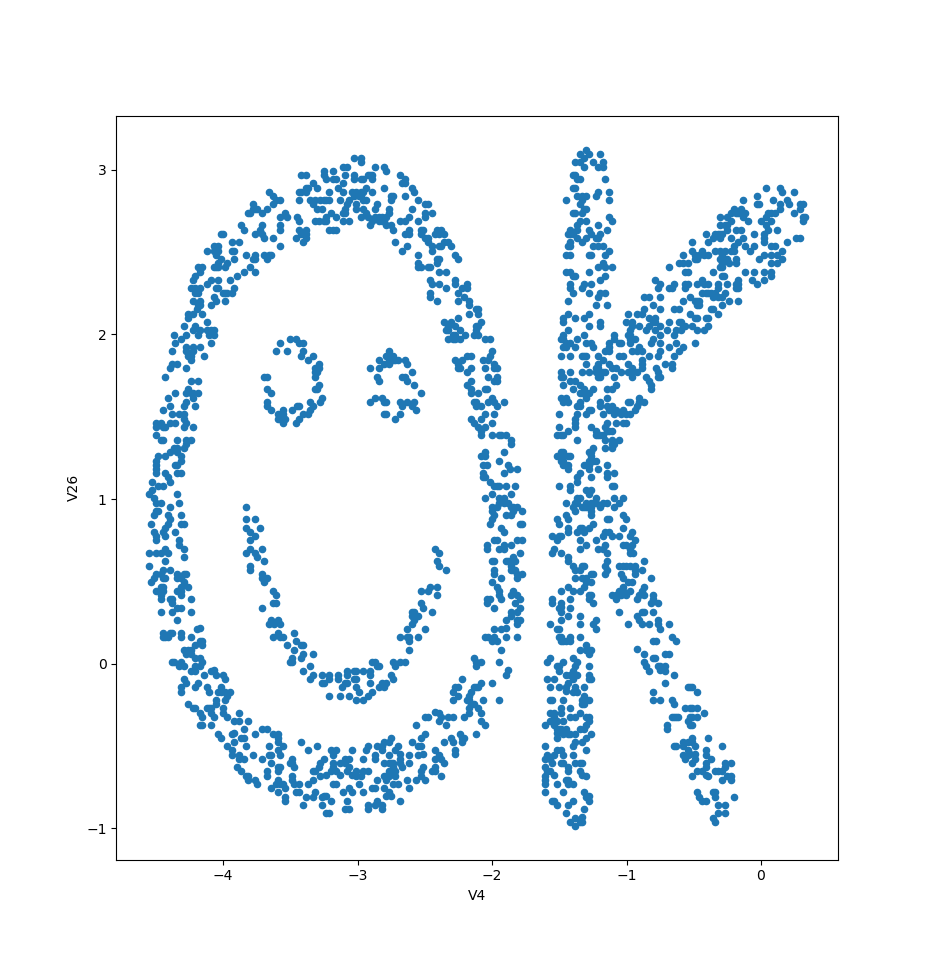

Python code for this plot:
import matplotlib.pyplot as plt
import numpy as np
import pandas as pd


data = pd.read_csv("./x.csv")
variances = data.select_dtypes(include=[np.number]).var()
if type(variances) is not pd.Series or len(variances) < 2:
    raise ValueError("Invalid data")

two_vars = variances.sort_values(ascending=False).take([0, 1]).keys().to_list()

data.plot(x=two_vars[0], y=two_vars[1], kind="scatter")
plt.show()
